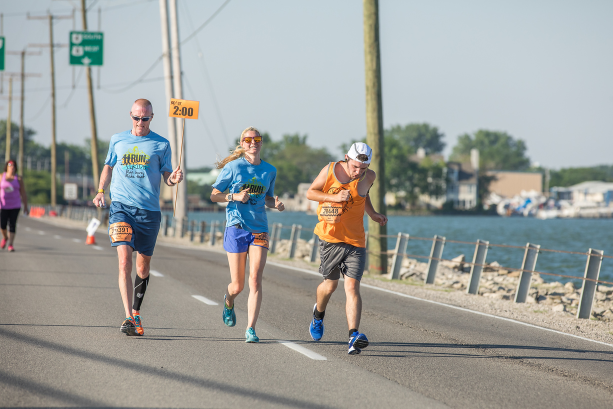
#> input picture source/images/blog/20402CedarPointHalfQuarter.jpg, 1226 x 817 px, given as the content of the folder ./source/images/blog/full_size/, which was not available (shown at 1/2 size)
$ python shrink_imgs.py blog/20402CedarPointHalfQuarter.jpg
#> lines starting #> are read from the running program, lines starting #| are printed output that depends on the picture
# [13 lines of commented-out code are left out]

import os
import shutil
import pdb
from PIL import Image

max_im_size = (1100, 1100)
big_thumb_size = (512,512)
small_thumb_size = (128,128)

def get_blog_names():
    names = set()
    for (dirpath, dirnames, filenames) in os.walk("../blog"):
        for name in filenames:
            blog_title = name.split(".")[0] # WILL NOT WORK if the blog title has a '.' in it
            names.add(blog_title)
    return list(names)

def article_name(str,names):
    for n in names:
        just_name = n[len("2017-06-10-"):] #this is an example date, use it to strip date away from name string -- +1 as the first number is inclusive

        if str == just_name:
            return n

    return None

def rename_articles():
    article_names = get_blog_names()

    for dn in os.listdir("./blog"):
        a_name = article_name(dn, article_names)
        if a_name is None or len(dn) == 4:
            print()
            print (dn)
        else:
            year = a_name[0:4]
            shutil.move("./blog/"+dn, "./blog/"+year+"/"+a_name)

def shrink_save(im, size, path):
    im.thumbnail(size)
    print("Shrinking: "+ path)
    im.save(path, "JPEG")

def make_containing_folder_for(filename):
    path_parts = filename.split("/")
    path_parts = path_parts[0:len(path_parts)-1]
    path="/".join(path_parts)
    if not os.path.exists(path): #make thumb dir if needed
        os.makedirs(path)

def resize_images():
    print("Resizing Images")
    img_folder_path = "./source/images"
    full_size_img_path = img_folder_path+"/blog/full_size/"
    for (dirpath, dirnames, filenames) in os.walk(full_size_img_path):
        for infile in filenames:
            file_root = os.path.splitext(infile)[0]
            jpg_filename = file_root + ".jpg"
            outfile = dirpath + "/"+ jpg_filename

            need_resize = False
            try:
                im = Image.open(outfile) #will fail if image is not ".jpg" extension
#> im is the input picture: PIL image 1226x817 RGB; mean R, G, B 156.8, 159.5, 156.1
            except:
                in_filename = dirpath+"/"+infile
                im = Image.open(in_filename)
                os.remove(in_filename)
                need_resize = True

            need_resize = need_resize or im.size[0] > max_im_size[0] or im.size[1] > max_im_size[1]# check to see if this image has been shrank before
#> need_resize = True
            if need_resize:
                shrink_save(im, max_im_size, outfile)
#> in shrink_save, `im.thumbnail(size)`:
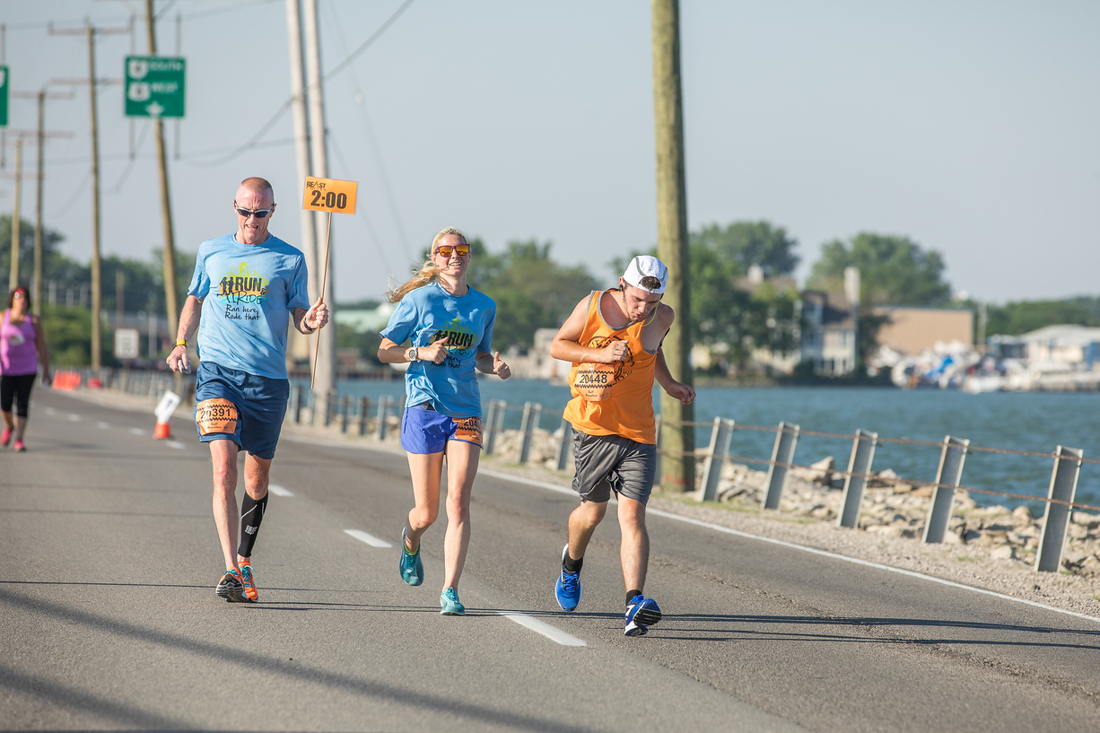
#> im: PIL image 1100x733 RGB; mean R, G, B 156.8, 159.5, 156.1

            thumb_small_filename = outfile.replace("full_size","small_thumbnails",1)
            try: # check for existance of small thumbnail
                thumb = Image.open(thumb_small_filename)
            except:
                make_containing_folder_for(thumb_small_filename)
                shrink_save(im.copy(), small_thumb_size, thumb_small_filename)

            thumb_big_dir = "./blog/big_thumbnails"
            thumb_big_filename = outfile.replace("full_size","big_thumbnails",1)
            try: # check for existance of thumbnail
                thumb = Image.open(thumb_big_filename)
            except:
                make_containing_folder_for(thumb_big_filename)
                shrink_save(im.copy(), big_thumb_size, thumb_big_filename)

resize_images()

# rename_articles()

$ run again, on source/images/blog/run-and-ride-welcome-runners-sign.jpg
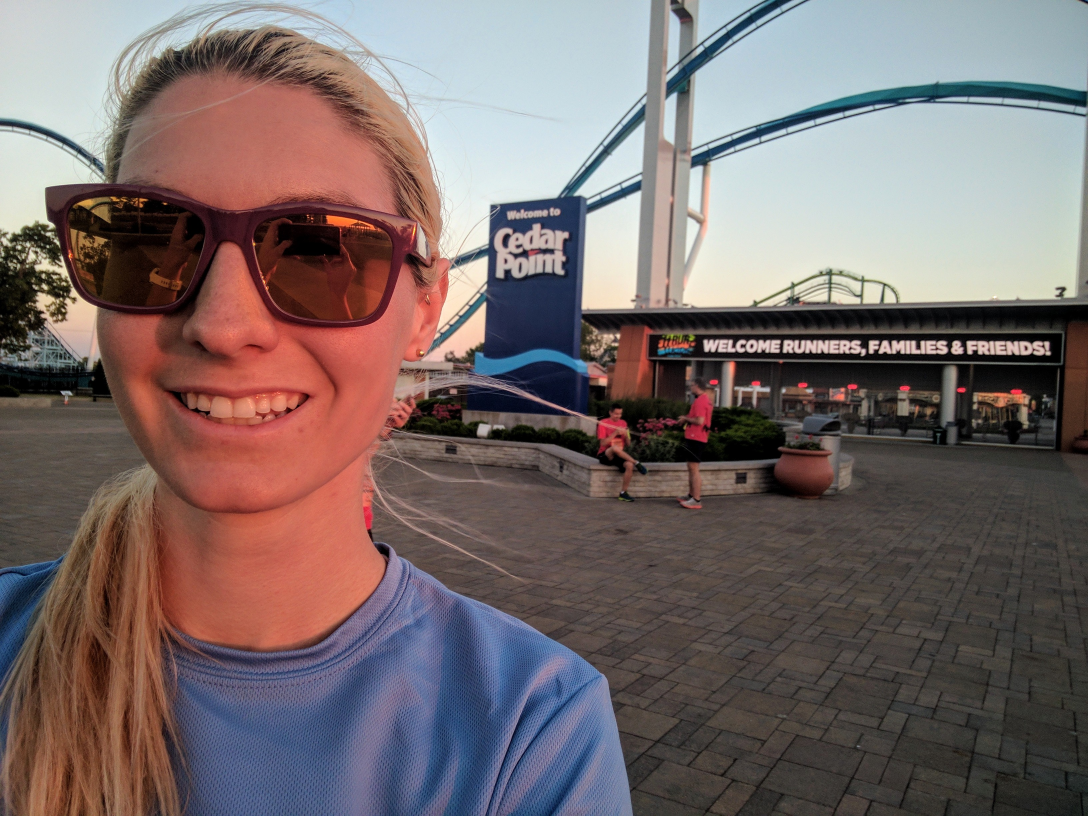
#> input picture source/images/blog/run-and-ride-welcome-runners-sign.jpg, 3264 x 2448 px, given as the content of the folder ./source/images/blog/full_size/, which was not available (shown at 1/3 size)
#> in resize_images, im is the input picture: PIL image 3264x2448 RGB; mean R, G, B 120, 106.4, 105.8
#> in shrink_save, `im.thumbnail(size)`:
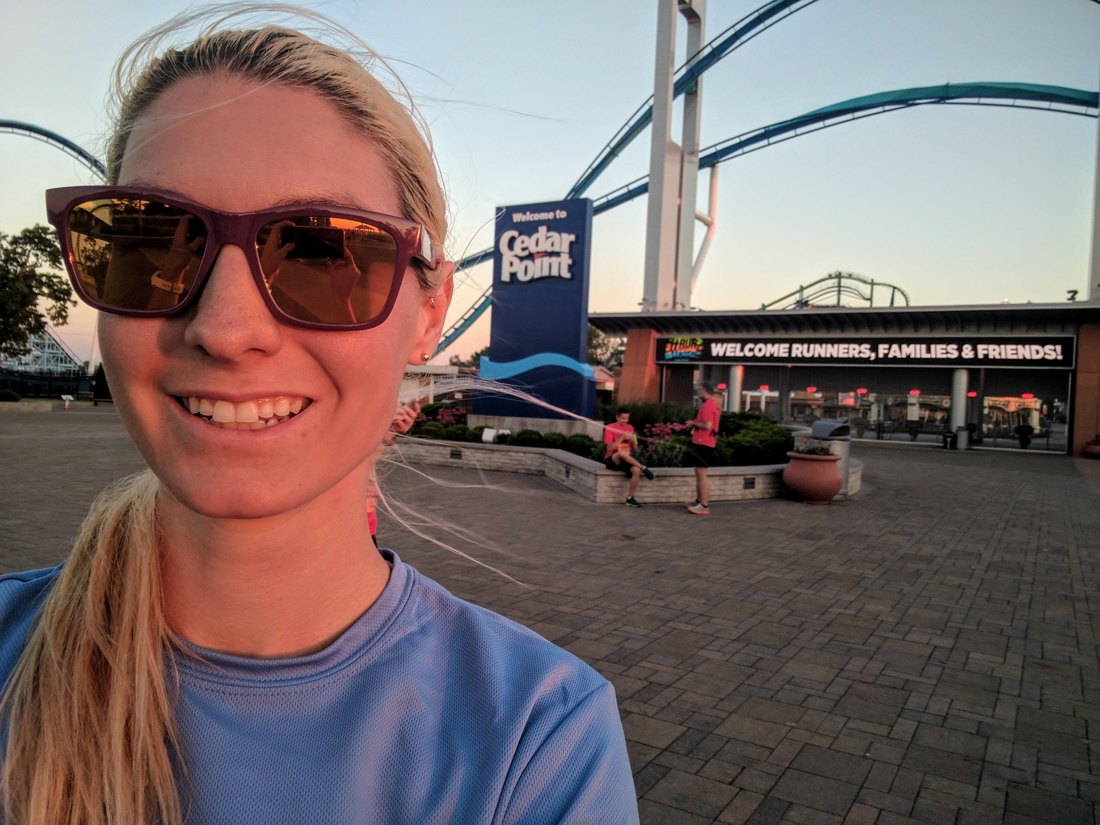
#> im: PIL image 1100x825 RGB; mean R, G, B 120, 106.4, 105.8
